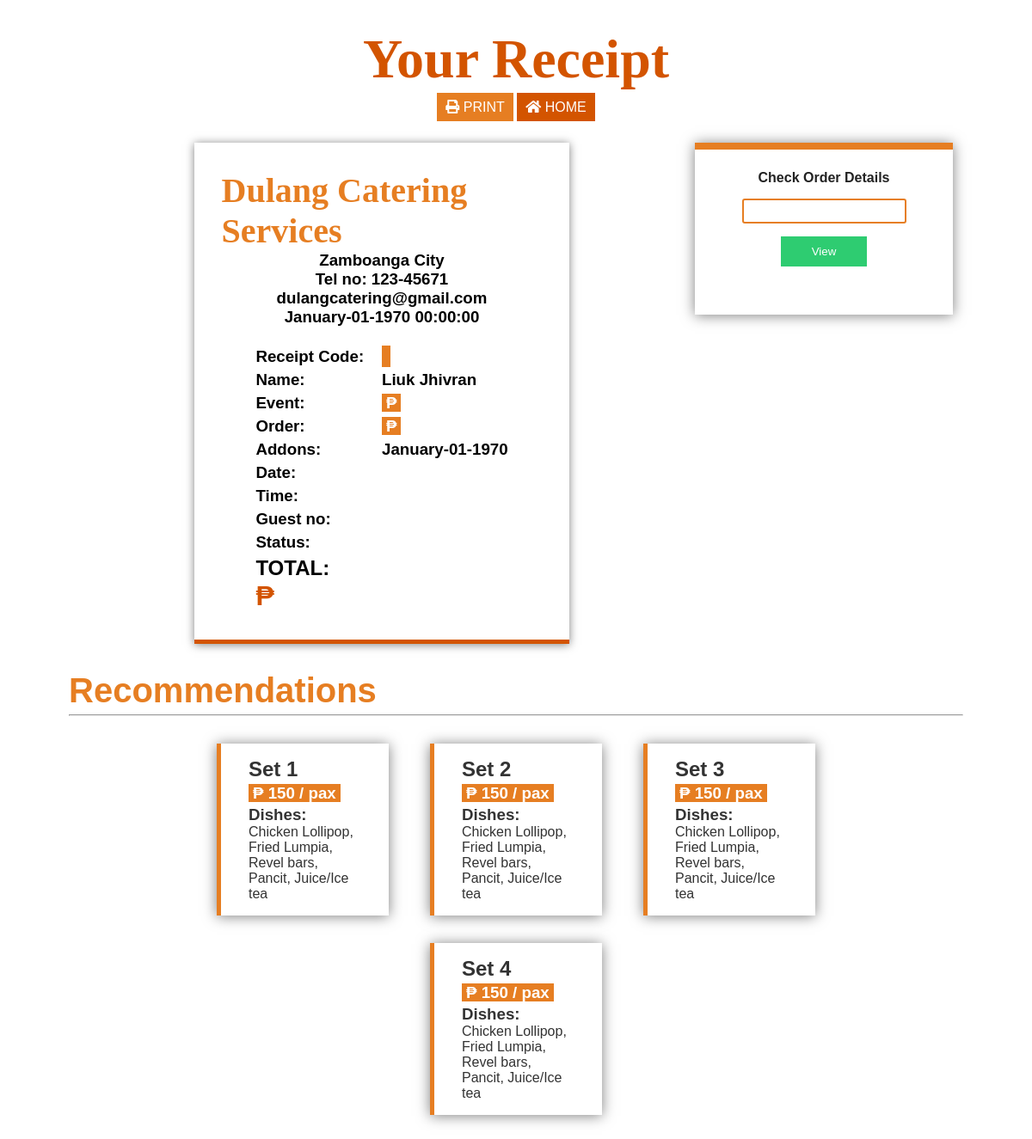
Page /dist/checkout.php?code=dulangQRAa (signed in) on the earlier database version.
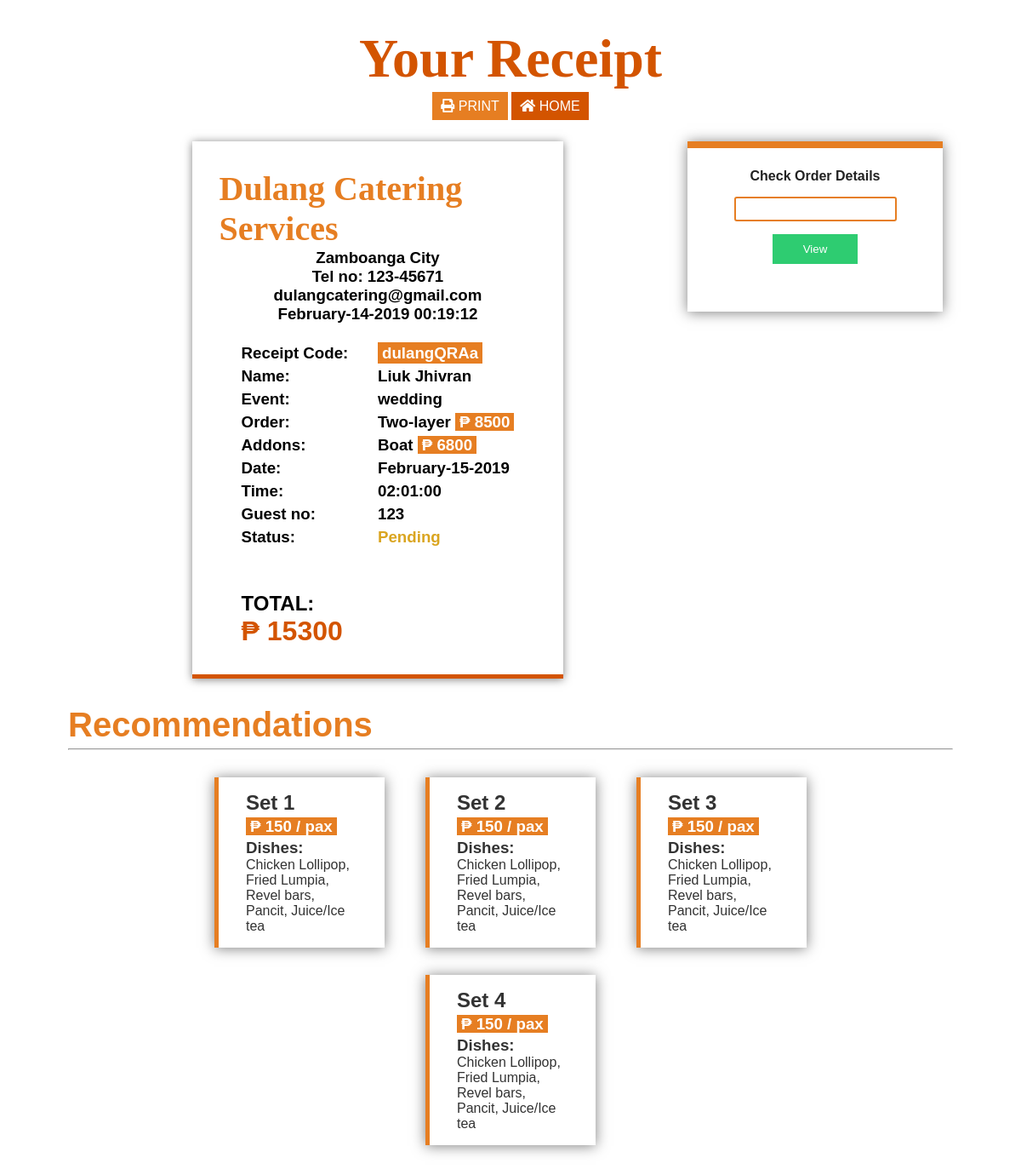
Same page on the later database version.
### tables this page shows
CREATE TABLE `reciept` (
  `r_id` int(11) NOT NULL AUTO_INCREMENT,
  `user_id` int(11) DEFAULT NULL,
  `event` tinytext,
  `event_date` date DEFAULT NULL,
  `event_time` time DEFAULT NULL,
  `menu` tinytext,
  `menu_price` double DEFAULT NULL,
  `addon` tinytext,
  `addon_price` double DEFAULT NULL,
  `no_guest` double DEFAULT NULL,
  `datenow` timestamp NOT NULL DEFAULT CURRENT_TIMESTAMP ON UPDATE CURRENT_TIMESTAMP,
  `event_location` mediumtext,
  `total` double DEFAULT NULL,
  `status` tinytext,
  `r_code` tinytext,
  PRIMARY KEY (`r_id`)
);

### dist/checkout.php (the view, shortened to what this page needs)
<?php
if(isset($_SESSION['userId'])){
    if(isset($_GET['code'])){
        require ('scripts/database/db.php');
        $code = $_GET['code'];
        $id = $_SESSION['userId'];
        $query = "SELECT * from reciept WHERE r_code = '$code' AND user_id = '$id'";
        if($result = mysqli_query($conn, $query)){
            $row = mysqli_fetch_assoc($result);
        }else{
            echo 'Error: ' . mysqli_error($conn);
        }
    } else{
        header('Location: index.php');
    }
} else {
    header('Location: login.php');
}
?>
<!DOCTYPE html>
<html lang="en">
<head>
    <link rel="stylesheet" href="css/main.css">
    <link rel="stylesheet" href="css/all.min.css">
</head>
<body id="checkout">
    <div class="c-wrapper">
        <h1 class="checkout-title">Your Receipt</h1>
        <div class="btns">
        <a href="#" target="_blank" class="btn-print"><i class="fas fa-print"></i> Print</a>
        <a href="index.php"  class="btn-home"><i class="fas fa-home"></i> Home</a>
        </div>
        <div class="components">
          <div class="reciept-bg">
            <div class="reciept">
                <div class="reciept-info">
                    <h1 class="r-title">Dulang Catering Services</h1>
                    <h3 class="r-place">Zamboanga City</h3>
                    <h3 class="r-number">Tel no: 123-45671</h3>
                    <h3 class="r-email">dulangcatering@gmail.com</h3>
                    <h3 class="r-date"><?php echo date('F-d-Y H:i:s', strtotime($row['datenow'])); ?></h3>
                </div>
                <div class="user-info">
                    <div class="user-placeholder">
                    <h3>Receipt Code:</h3>
                    <h3>Name:</h3>
                    <h3>Event:</h3>
                    <h3>Order: </h3>
                    <h3>Addons: </h3>
                    <h3>Date: </h3>
                    <h3>Time: </h3>
                    <h3>Guest no: </h3>
                    <h3>Status: </h3>
                    </div>
                    <div class="user-value">
                    <h3 class="u-code"><span class="code"><?php echo $row['r_code']; ?></span></h3>
                    <h3 class="u-name"><?php echo $_SESSION['name']; ?></h3>
                    <h3 class="u-event"><?php echo $row['event']; ?></h3>
                    <h3 class="u-order"><?php echo $row['menu']; ?> <span class="price">₱ <?php echo $row['menu_price']; ?></span></h3>
                    <h3 class="u-addons"><?php echo $row['addon']; ?> <span class="price">₱ <?php echo $row['addon_price']; ?></span></h3>
                    <h3 class="u-date"><?php echo date('F-d-Y', strtotime($row['event_date']));?></h3>
                    <h3 class="u-time"><?php echo $row['event_time']; ?></h3>
                    <h3 class="u-guest"><?php echo $row['no_guest']; ?></h3>
                    <h3 class="u-status"><?php echo $row['status']; ?></h3>
                    </div>
                    <div class="total-info">
                        <div class="total-placeholder">
                            <h2>TOTAL:</h2>
                        </div>
                        <div class="total-value">
                        <h1 class="t-amount">₱ <?php echo $row['total']; ?></h1>
                        </div>
                    </div>
                </div>
            </div>
            </div>
            <div class="information">
                <div class="info-order">
                    <form action="#">
                        <label for="order_id">Check Order Details</label>
                        <input type="text" name="order_id"  id="order">
                        <button class="btn-green" type="submit">View</button>
                    </form>
                </div>
            </div>
            <div class="addons">
                <div class="dish-name">
                    <h1 class="addons-title">Recommendations</h1>
                    <hr>
                </div>
                <div class="dishes">
                    <label class="addons-list -catering">
                        <h2 class="addon-title">Set 1</h2>
                        <h3 class="addon-price"><span class="amount">₱ 150 / pax</span></h3>
                        <h3 class="menu-dishes">Dishes: </h3>
                        <p class="menu-dish">Chicken Lollipop, Fried Lumpia, Revel bars, Pancit, Juice/Ice tea</p>
                    </label>
                    <label class="addons-list -catering">
                        <h2 class="addon-title">Set 2</h2>
                        <h3 class="addon-price"><span class="amount">₱ 150 / pax</span></h3>
                        <h3 class="menu-dishes">Dishes: </h3>
                        <p class="menu-dish">Chicken Lollipop, Fried Lumpia, Revel bars, Pancit, Juice/Ice tea</p>
                    </label>
                    <label class="addons-list -catering">
                        <h2 class="addon-title">Set 3</h2>
                        <h3 class="addon-price"><span class="amount">₱ 150 / pax</span></h3>
                        <h3 class="menu-dishes">Dishes: </h3>
                        <p class="menu-dish">Chicken Lollipop, Fried Lumpia, Revel bars, Pancit, Juice/Ice tea</p>
                    </label>
                    <label class="addons-list -catering">
                        <h2 class="addon-title">Set 4</h2>
                        <h3 class="addon-price"><span class="amount">₱ 150 / pax</span></h3>
                        <h3 class="menu-dishes">Dishes: </h3>
                        <p class="menu-dish">Chicken Lollipop, Fried Lumpia, Revel bars, Pancit, Juice/Ice tea</p>
                    </label>
                </div>
            </div>
         </div>
    </div>
</body>
</html>

Differences in the rows shown:
added reciept: datenow "February-14-2019 00:19:12", r_code "dulangQRAa", event "wedding", menu "Two-layer", menu_price "8500", addon "Boat", addon_price "6800", event_date "February-15-2019", event_time "02:01:00", no_guest "123", status "Pending", total "15300"
Other differences:
date('F-d-Y H:i:s', strtotime($row['datenow'])): "January-01-1970 00:00:00" → (not shown)
date('F-d-Y', strtotime($row['event_date'])): "January-01-1970" → (not shown)
